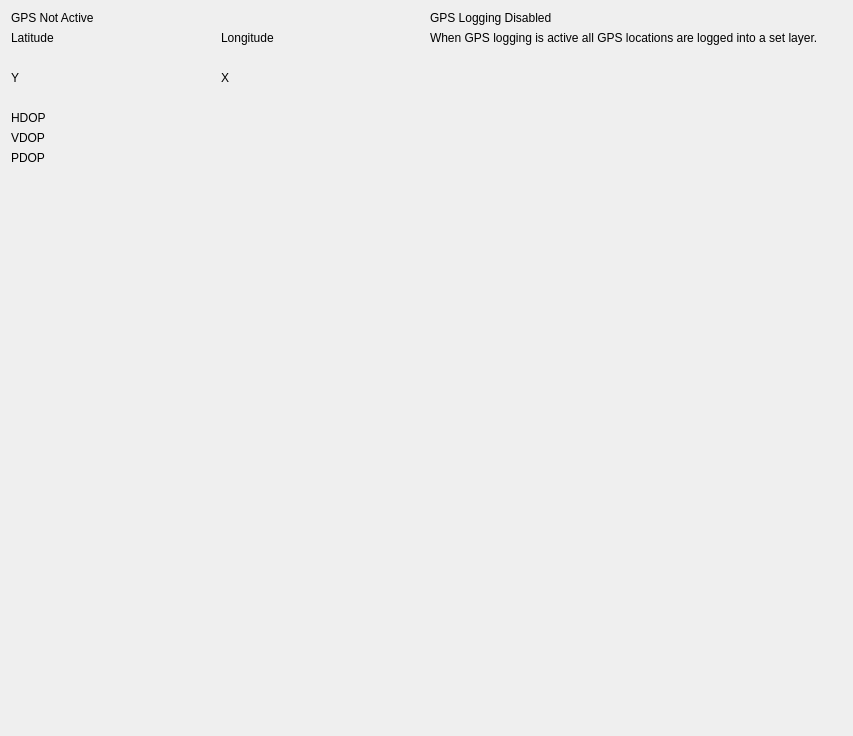
<?xml version="1.0" encoding="UTF-8"?>
<ui version="4.0">
 <class>gpsWidget</class>
 <widget class="QWidget" name="gpsWidget">
  <property name="geometry">
   <rect>
    <x>0</x>
    <y>0</y>
    <width>853</width>
    <height>736</height>
   </rect>
  </property>
  <property name="windowTitle">
   <string>Form</string>
  </property>
  <property name="autoFillBackground">
   <bool>false</bool>
  </property>
  <property name="styleSheet">
   <string notr="true">QLabel[large=true] {
	color: #4f4f4f;
	font: 25pt &quot;Segoe UI&quot; ;
}

QLabel[active=true] {
	color: rgb(0, 197, 95);
}

QLabel[active=false] {
	color: rgb(255, 85, 0);
}


* {
      font: 20px &quot;Segoe UI&quot; ;
}	</string>
  </property>
  <layout class="QGridLayout" name="gridLayout_3">
   <item row="0" column="0">
    <widget class="QLabel" name="activeLabel">
     <property name="text">
      <string>GPS Not Active</string>
     </property>
     <property name="large" stdset="0">
      <bool>true</bool>
     </property>
     <property name="active" stdset="0">
      <bool>false</bool>
     </property>
    </widget>
   </item>
   <item row="2" column="0">
    <layout class="QGridLayout" name="gridLayout">
     <item row="0" column="0">
      <widget class="QLabel" name="label_3">
       <property name="text">
        <string>Latitude</string>
       </property>
      </widget>
     </item>
     <item row="0" column="1">
      <widget class="QLabel" name="label">
       <property name="text">
        <string>Longitude</string>
       </property>
      </widget>
     </item>
     <item row="1" column="0">
      <widget class="QLabel" name="latLabel">
       <property name="text">
        <string/>
       </property>
      </widget>
     </item>
     <item row="1" column="1">
      <widget class="QLabel" name="longLabel">
       <property name="text">
        <string/>
       </property>
      </widget>
     </item>
    </layout>
   </item>
   <item row="3" column="0">
    <layout class="QGridLayout" name="gridLayout_2">
     <item row="0" column="1">
      <widget class="QLabel" name="label_2">
       <property name="text">
        <string>Y</string>
       </property>
      </widget>
     </item>
     <item row="1" column="1">
      <widget class="QLabel" name="yLabel">
       <property name="text">
        <string/>
       </property>
      </widget>
     </item>
     <item row="0" column="2">
      <widget class="QLabel" name="label_4">
       <property name="text">
        <string>X</string>
       </property>
      </widget>
     </item>
     <item row="1" column="2">
      <widget class="QLabel" name="xLabel">
       <property name="text">
        <string/>
       </property>
      </widget>
     </item>
    </layout>
   </item>
   <item row="4" column="0">
    <layout class="QFormLayout" name="formLayout">
     <item row="0" column="0">
      <widget class="QLabel" name="label_5">
       <property name="text">
        <string>HDOP</string>
       </property>
      </widget>
     </item>
     <item row="1" column="0">
      <widget class="QLabel" name="label_8">
       <property name="text">
        <string>VDOP</string>
       </property>
      </widget>
     </item>
     <item row="3" column="0">
      <widget class="QLabel" name="label_10">
       <property name="text">
        <string>PDOP</string>
       </property>
      </widget>
     </item>
     <item row="3" column="1">
      <widget class="QLabel" name="pdopLabel">
       <property name="text">
        <string/>
       </property>
      </widget>
     </item>
     <item row="0" column="1">
      <widget class="QLabel" name="hdopLabel">
       <property name="text">
        <string/>
       </property>
      </widget>
     </item>
     <item row="1" column="1">
      <widget class="QLabel" name="vdopLabel">
       <property name="text">
        <string/>
       </property>
      </widget>
     </item>
    </layout>
   </item>
   <item row="5" column="0">
    <spacer name="verticalSpacer">
     <property name="orientation">
      <enum>Qt::Vertical</enum>
     </property>
     <property name="sizeHint" stdset="0">
      <size>
       <width>20</width>
       <height>575</height>
      </size>
     </property>
    </spacer>
   </item>
   <item row="0" column="1">
    <widget class="QLabel" name="trackinglabel">
     <property name="text">
      <string>GPS Logging Disabled</string>
     </property>
     <property name="large" stdset="0">
      <bool>true</bool>
     </property>
     <property name="active" stdset="0">
      <bool>false</bool>
     </property>
    </widget>
   </item>
   <item row="2" column="1" rowspan="3">
    <widget class="QLabel" name="logginginfolabel">
     <property name="text">
      <string>When GPS logging is active all GPS locations are logged into a set layer.</string>
     </property>
     <property name="alignment">
      <set>Qt::AlignLeading|Qt::AlignLeft|Qt::AlignTop</set>
     </property>
     <property name="wordWrap">
      <bool>true</bool>
     </property>
    </widget>
   </item>
  </layout>
 </widget>
 <resources>
  <include location="../resources.qrc"/>
  <include location="../resources.qrc"/>
  <include location="../resources.qrc"/>
 </resources>
 <connections/>
</ui>
